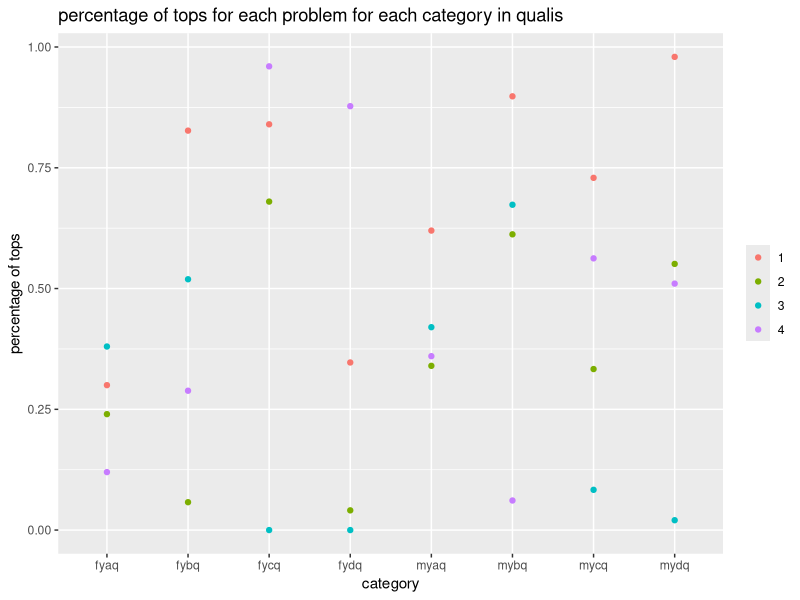
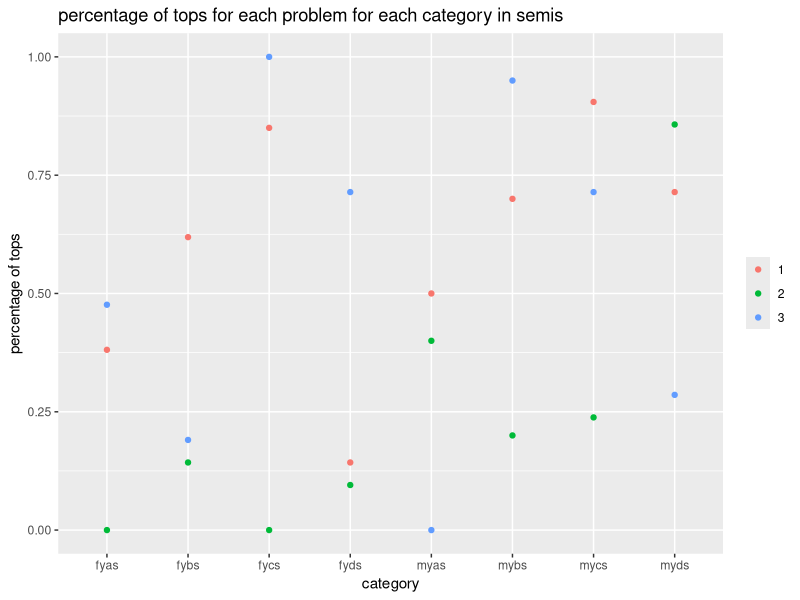
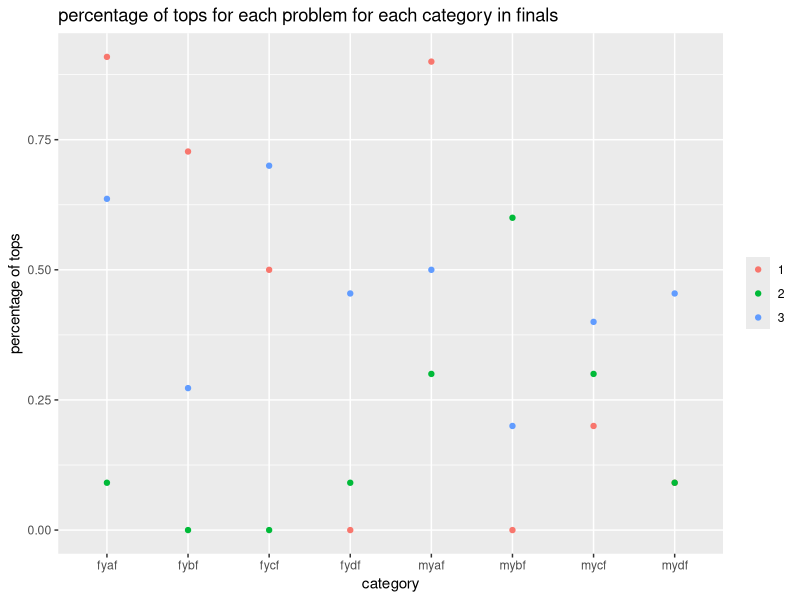
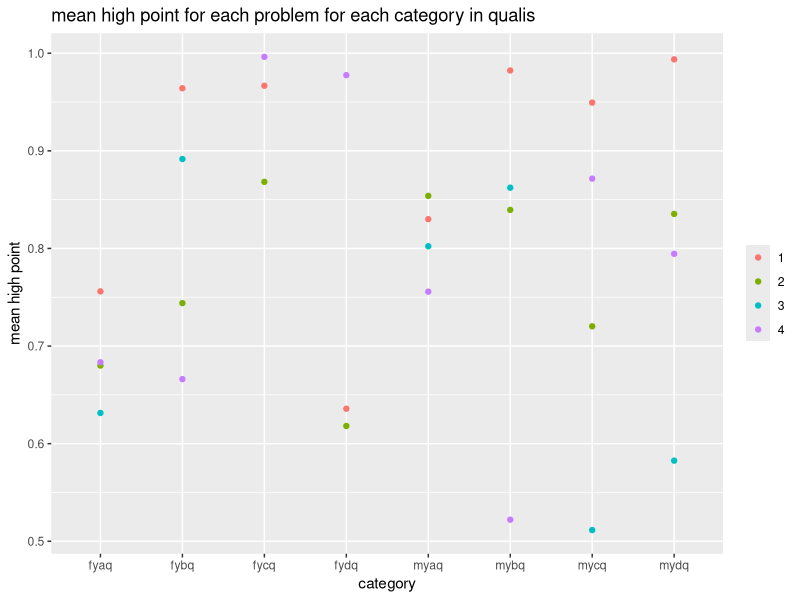
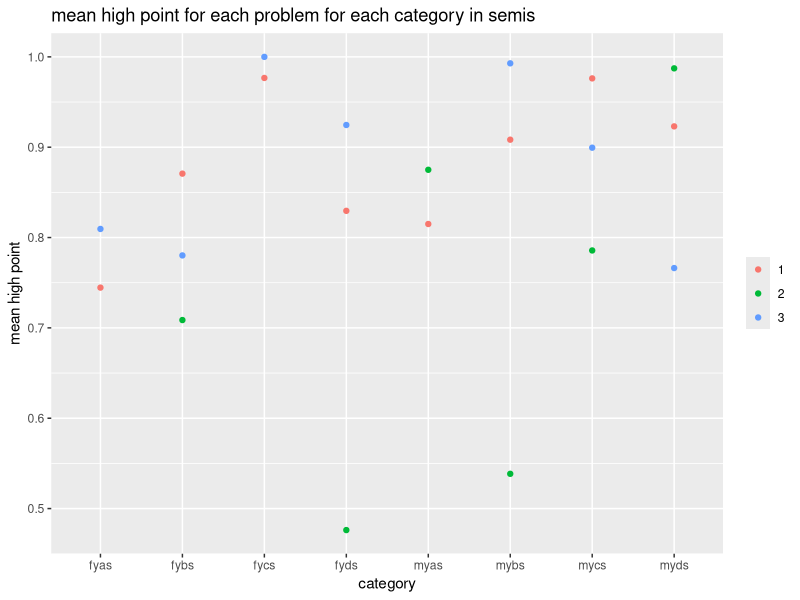
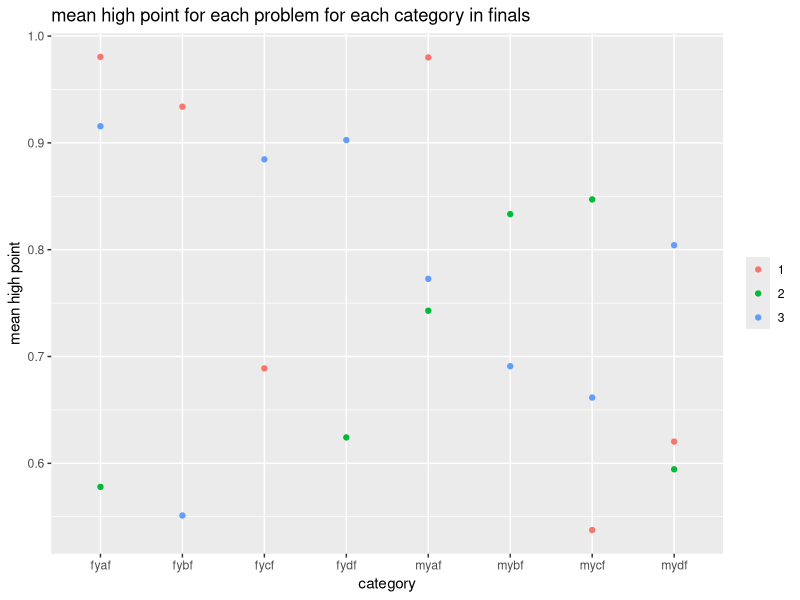

Generate these figures, in order, with R:
setwd("~/Dropbox/Ranking_Research_with_Braxton/CODE/finalRankingCode")
library(ggplot2)
highPointData = read.csv("highpointAnalysisData.csv", header = TRUE)
colnames(highPointData) <- c("cat", "problem", "stat", "value")

percentOfTopsInfo <- highPointData[highPointData$stat == "topsPercent",]

percentOfTopsInfoQualis <- percentOfTopsInfo[substr(x = percentOfTopsInfo$cat, start = 4, stop = 4)=="q", ]
p <- ggplot(percentOfTopsInfoQualis, aes(x = cat, y = value, colour = factor(problem)))+ 
  geom_point() + xlab("category") + ylab("percentage of tops") +
  ggtitle("percentage of tops for each problem for each category in qualis") +
  guides(fill=guide_legend(title="CATEGORIES")) +
  theme(legend.title = element_blank())
print(p)

percentOfTopsInfoSemis <- percentOfTopsInfo[substr(x = percentOfTopsInfo$cat, start = 4, stop = 4)=="s", ]
p <- ggplot(percentOfTopsInfoSemis, aes(x = cat, y = value, colour = factor(problem)))+ 
  geom_point() + xlab("category") + ylab("percentage of tops") +
  ggtitle("percentage of tops for each problem for each category in semis") +
  guides(fill=guide_legend(title="CATEGORIES")) +
  theme(legend.title = element_blank())
print(p)

percentOfTopsInfoFinals <- percentOfTopsInfo[substr(x = percentOfTopsInfo$cat, start = 4, stop = 4)=="f", ]
p <- ggplot(percentOfTopsInfoFinals, aes(x = cat, y = value, colour = factor(problem)))+ 
  geom_point() + xlab("category") + ylab("percentage of tops") +
  ggtitle("percentage of tops for each problem for each category in finals") +
  guides(fill=guide_legend(title="CATEGORIES")) +
  theme(legend.title = element_blank())
print(p)


meanHighPoint <- highPointData[highPointData$stat == "mean",]

meanHighPointQualis <- meanHighPoint[substr(x = meanHighPoint$cat, start = 4, stop = 4)=="q", ]
p <- ggplot(meanHighPointQualis, aes(x = cat, y = value, colour = factor(problem)))+ 
  geom_point() + xlab("category") + ylab("mean high point") +
  ggtitle("mean high point for each problem for each category in qualis") +
  guides(fill=guide_legend(title="CATEGORIES")) +
  theme(legend.title = element_blank())
print(p)

meanHighPointSemis <- meanHighPoint[substr(x = meanHighPoint$cat, start = 4, stop = 4)=="s", ]
p <- ggplot(meanHighPointSemis, aes(x = cat, y = value, colour = factor(problem)))+ 
  geom_point() + xlab("category") + ylab("mean high point") +
  ggtitle("mean high point for each problem for each category in semis") +
  guides(fill=guide_legend(title="CATEGORIES")) +
  theme(legend.title = element_blank())
print(p)

meanHighPointFinals <- meanHighPoint[substr(x = meanHighPoint$cat, start = 4, stop = 4)=="f", ]
p <- ggplot(meanHighPointFinals, aes(x = cat, y = value, colour = factor(problem)))+ 
  geom_point() + xlab("category") + ylab("mean high point") +
  ggtitle("mean high point for each problem for each category in finals") +
  guides(fill=guide_legend(title="CATEGORIES")) +
  theme(legend.title = element_blank())
print(p)